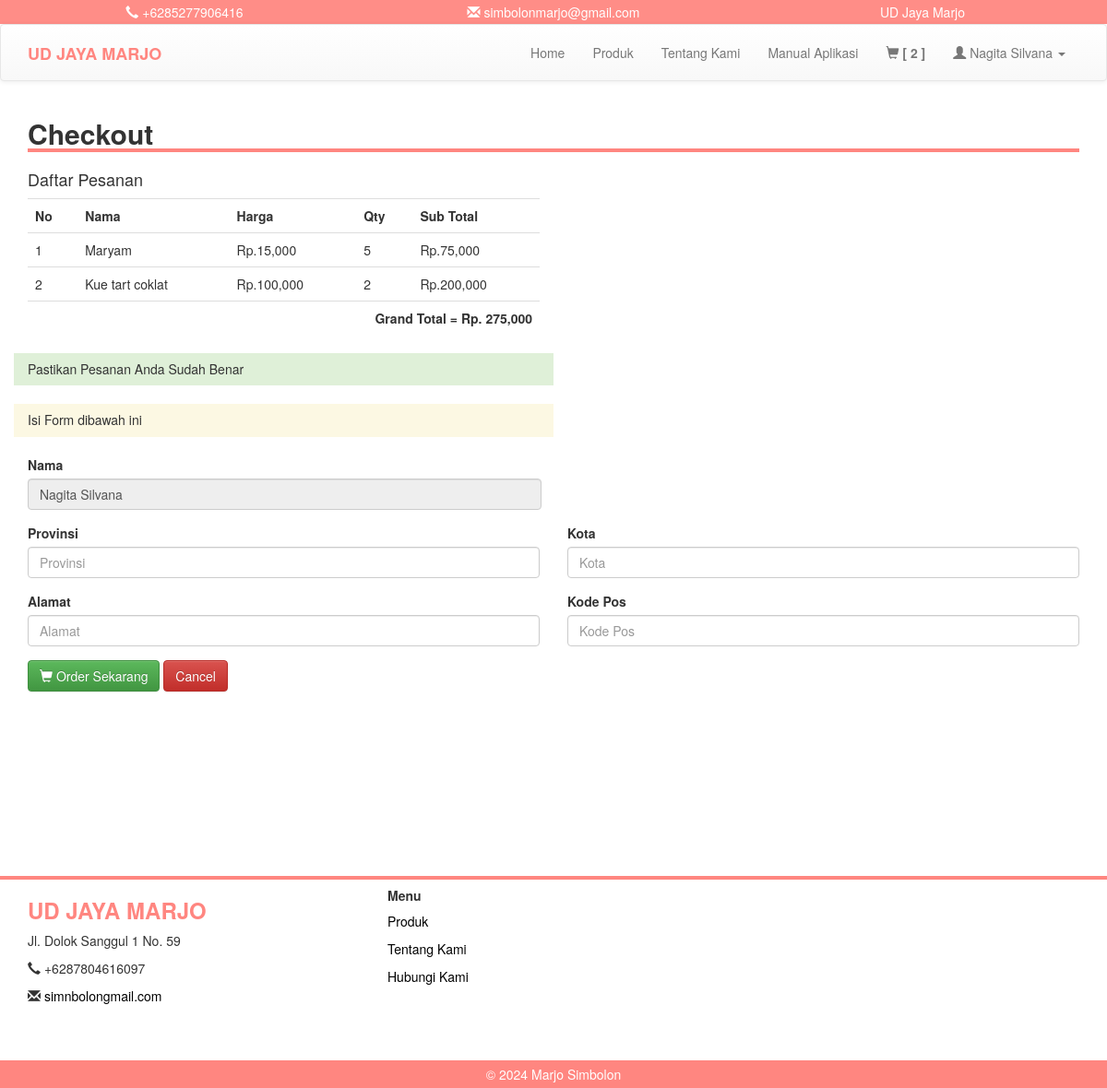
/checkout.php?kode_cs=C0003 (signed in), run on the app's committed database.
### tables this page shows
CREATE TABLE `keranjang` (
  `id_keranjang` int(11) NOT NULL,
  `kode_customer` varchar(100) NOT NULL,
  `kode_produk` varchar(100) NOT NULL,
  `nama_produk` varchar(100) NOT NULL,
  `qty` int(11) NOT NULL,
  `harga` int(11) NOT NULL
);

CREATE TABLE `customer` (
  `kode_customer` varchar(100) NOT NULL,
  `nama` varchar(100) NOT NULL,
  `email` varchar(100) NOT NULL,
  `username` varchar(100) NOT NULL,
  `password` varchar(100) NOT NULL,
  `telp` varchar(200) NOT NULL
);

### checkout.php (the view, shortened to what this page needs)
<?php
include 'header.php';
if (isset($_GET['kode_cs'])) {
    $kd = $_GET['kode_cs'];
    $stmt = $conn->prepare("SELECT * FROM customer WHERE kode_customer = ?");
    $stmt->bind_param("s", $kd);
    $stmt->execute();
    $result = $stmt->get_result();
    $rows = $result->fetch_assoc();
}
?>
<div class="container" style="padding-bottom: 200px">
    <h2 style="width: 100%; border-bottom: 4px solid #ff8680"><b>Checkout</b></h2>
    <div class="row">
        <div class="col-md-6">
            <h4>Daftar Pesanan</h4>
            <table class="table table-stripped">
                <tr>
                    <th>No</th>
                    <th>Nama</th>
                    <th>Harga</th>
                    <th>Qty</th>
                    <th>Sub Total</th>
                </tr>
                <?php
                $stmt = $conn->prepare("SELECT * FROM keranjang WHERE kode_customer = ?");
                $stmt->bind_param("s", $kd);
                $stmt->execute();
                $result = $stmt->get_result();
                $no = 1;
                $hasil = 0;
                while ($row = $result->fetch_assoc()) {
                    ?>
                    <tr>
                        <td><?= $no; ?></td>
                        <td><?= htmlspecialchars($row['nama_produk']); ?></td>
                        <td>Rp.<?= number_format($row['harga']); ?></td>
                        <td><?= $row['qty']; ?></td>
                        <td>Rp.<?= number_format($row['harga'] * $row['qty']);  ?></td>
                    </tr>
                    <?php
                    $total = $row['harga'] * $row['qty'];
                    $hasil += $total;
                    $no++;
                }
                ?>
                <tr>
                    <td colspan="5" style="text-align: right; font-weight: bold;">Grand Total = Rp. <?= number_format($hasil); ?></td>
                </tr>
            </table>
        </div>
    </div>
    <div class="row">
        <div class="col-md-6 bg-success">
            <h5>Pastikan Pesanan Anda Sudah Benar</h5>
        </div>
    </div>
    <br>
    <div class="row">
        <div class="col-md-6 bg-warning">
            <h5>Isi Form dibawah ini</h5>
        </div>
    </div>
    <br>
    <form action="proses/order.php" method="POST">
        <div class="form-group">
            <label for="exampleInputEmail1">Nama</label>
            <input type="text" class="form-control" id="exampleInputEmail1" placeholder="Nama" name="nama" style="width: 557px;" value="<?= htmlspecialchars($rows['nama']); ?>" readonly>
        </div>
        <div class="row">
            <div class="col-md-6">
                <div class="form-group">
                    <label for="provinsi">Provinsi</label>
                    <input type="text" class="form-control" id="provinsi" placeholder="Provinsi" name="prov">
                </div>
            </div>
            <div class="col-md-6">
                <div class="form-group">
                    <label for="kota">Kota</label>
                    <input type="text" class="form-control" id="kota" placeholder="Kota" name="kota">
                </div>
            </div>
        </div>
        <div class="row">
            <div class="col-md-6">
                <div class="form-group">
                    <label for="alamat">Alamat</label>
                    <input type="text" class="form-control" id="alamat" placeholder="Alamat" name="almt">
                </div>
            </div>
            <div class="col-md-6">
                <div class="form-group">
                    <label for="kode_pos">Kode Pos</label>
                    <input type="text" class="form-control" id="kode_pos" placeholder="Kode Pos" name="kopos">
                </div>
            </div>
        </div>
        <button type="submit" class="btn btn-success"><i class="glyphicon glyphicon-shopping-cart"></i> Order Sekarang</button>
        <a href="keranjang.php" class="btn btn-danger">Cancel</a>
    </form>
</div>
<?php
include 'footer.php';
?>

### css/style.css (style rules this page uses)
body { margin:0; padding: 0; }

### data on the page
keranjang: nama_produk "Maryam", harga "15,000", qty "5", $row['harga'] * $row['qty'] "75,000"
keranjang: nama_produk "Kue tart coklat", harga "100,000", qty "2", $row['harga'] * $row['qty'] "200,000"
customer: nama "Nagita Silvana"

### other printed values
$value "2"
$_SESSION['user'] "Nagita Silvana"
$hasil "275,000"
